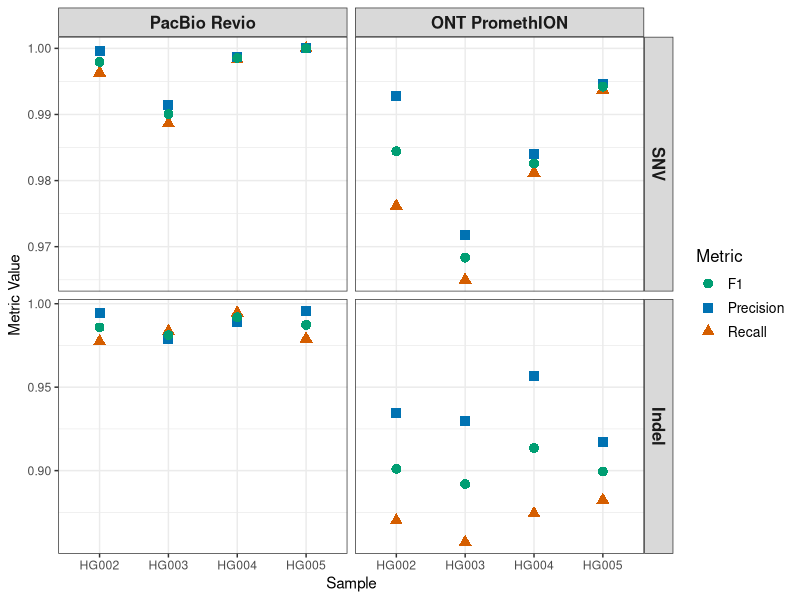
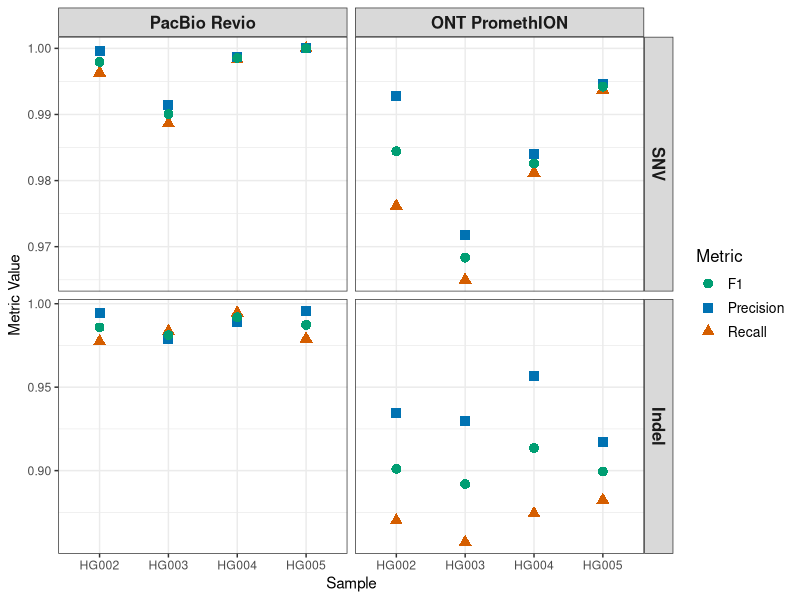
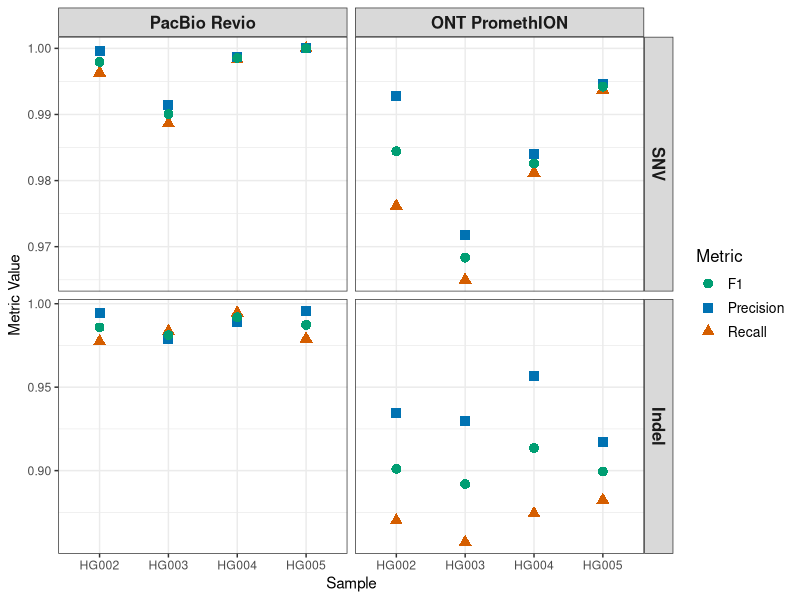

Write the R code that produced these figures, in order.
# Load necessary libraries
library(ggplot2)
library(tidyr)
library(dplyr)

# Set working directory
setwd("/Users/matt/Documents/GitHub/mhc/scripts/visualizations/concordance/")

# Read the CSV file
data <- read.csv("concordance_results.csv", header = TRUE, stringsAsFactors = FALSE)
head(data)

# Clean up the numeric columns (if necessary)
data$recall <- as.numeric(gsub("[^0-9.]", "", data$recall))
data$precision <- as.numeric(gsub("[^0-9.]", "", data$precision))
data$f1 <- as.numeric(gsub("[^0-9.]", "", data$f1))

# Rename 'type' and 'platform' variables directly
data$type[data$type == "snp"] <- "SNV"
data$type[data$type == "indel"] <- "Indel"

data$platform[data$platform == "revio"] <- "PacBio Revio"
data$platform[data$platform == "promethion"] <- "ONT PromethION"

# Reorder the levels of `type` and `platform`
data$type <- factor(data$type, levels = c("SNV", "Indel")) # SNV on top
data$platform <- factor(data$platform, levels = c("PacBio Revio", "ONT PromethION")) # PacBio Revio on left

# Reshape the data to long format
data_long <- data %>%
  pivot_longer(cols = c(recall, precision, f1),
               names_to = "metric",
               values_to = "value")

# Standardize the names of `metric`
data_long$metric <- recode(data_long$metric,
                           recall = "Recall",
                           precision = "Precision",
                           f1 = "F1")  # Ensure consistent naming

# Define a color-blind-friendly palette
cb_palette <- c("Recall" = "#D55E00", "Precision" = "#0072B2", "F1" = "#009E73")

# Map specific shapes to each metric
shape_mapping <- c("Recall" = 17, "Precision" = 15, "F1" = 16) # Triangle, square, and circle

# Plot the data
figure <- ggplot(data_long, aes(x = sample, y = value, shape = metric, color = metric, group = metric)) +
  geom_point(size = 3) +
  facet_grid(type ~ platform, scales = "free_y") + # Facet using reordered variables
  theme_bw() +
  labs(
    x = "Sample",
    y = "Metric Value",
    shape = "Metric",
    color = "Metric"
  ) +
  scale_shape_manual(values = shape_mapping) +
  scale_color_manual(values = cb_palette) + # Apply color-blind-friendly palette
  theme(
    axis.text.x = element_text(hjust = 0.5),
    strip.text = element_text(size = 12, face = "bold"),
    legend.title = element_text(size = 12),
    legend.text = element_text(size = 10)
  )

# Display the plot
figure

ggsave(filename = "concordance.pdf", plot = figure, width = 169, units = "mm")
ggsave(filename = "concordance.png", plot = figure, width = 169, units = "mm")

